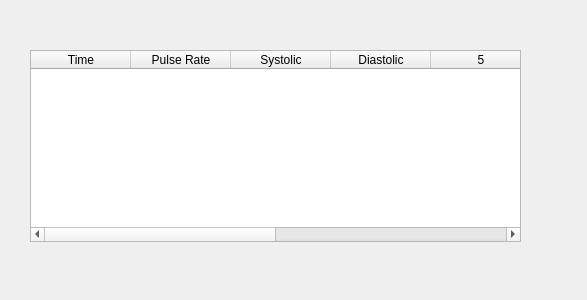
<?xml version="1.0" encoding="UTF-8"?>
<ui version="4.0">
 <class>Form</class>
 <widget class="QWidget" name="Form">
  <property name="geometry">
   <rect>
    <x>0</x>
    <y>0</y>
    <width>587</width>
    <height>300</height>
   </rect>
  </property>
  <property name="windowTitle">
   <string>Form</string>
  </property>
  <widget class="QTableWidget" name="tableWidget">
   <property name="geometry">
    <rect>
     <x>30</x>
     <y>50</y>
     <width>491</width>
     <height>192</height>
    </rect>
   </property>
   <property name="columnCount">
    <number>8</number>
   </property>
   <column>
    <property name="text">
     <string>Time</string>
    </property>
   </column>
   <column>
    <property name="text">
     <string>Pulse Rate</string>
    </property>
   </column>
   <column>
    <property name="text">
     <string>Systolic</string>
    </property>
   </column>
   <column>
    <property name="text">
     <string>Diastolic</string>
    </property>
   </column>
   <column/>
   <column/>
   <column/>
   <column/>
  </widget>
 </widget>
 <resources/>
 <connections/>
</ui>
